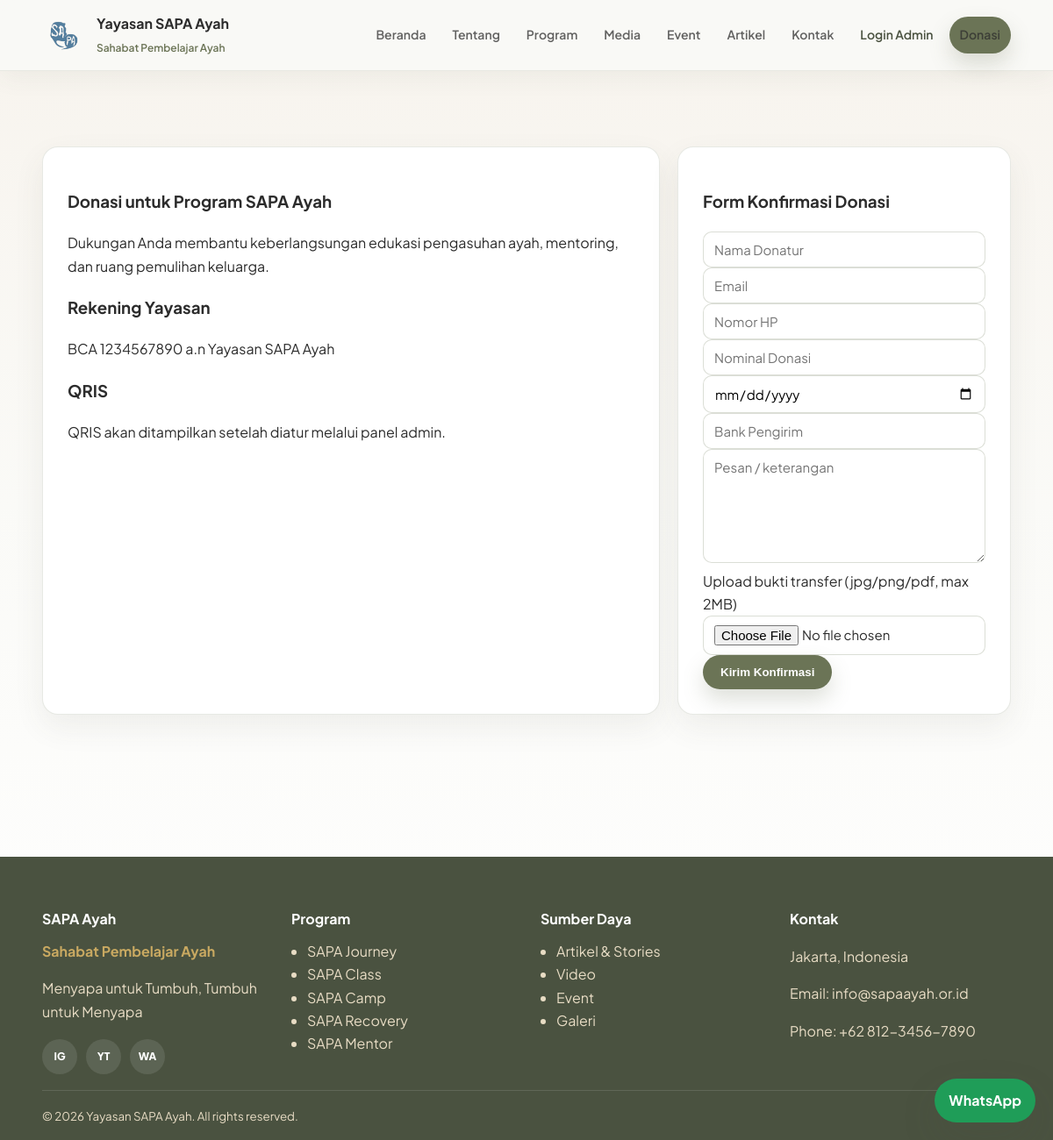
The page /?page=donasi on the database its author committed.
### tables this page shows
CREATE TABLE settings (
    id BIGINT UNSIGNED AUTO_INCREMENT PRIMARY KEY,
    setting_key VARCHAR(120) NOT NULL UNIQUE,
    setting_value LONGTEXT DEFAULT NULL,
    created_at DATETIME DEFAULT CURRENT_TIMESTAMP,
    updated_at DATETIME DEFAULT CURRENT_TIMESTAMP ON UPDATE CURRENT_TIMESTAMP
);

### index.php (called while the page is built, shortened)
<?php
$page = clean_input($_GET['page'] ?? 'home');
$file = __DIR__ . '/modules/frontend/' . $page . '.php';
include $file;

### includes/db.php (called while the page is built, shortened)
<?php
function db(): PDO
{
    static $pdo = null;
    if ($pdo === null) {
        $dsn = sprintf(
            'mysql:host=%s;port=%d;dbname=%s;charset=%s',
            db_config('host'),
            (int) db_config('port', 3306),
            db_config('dbname'),
            db_config('charset', 'utf8mb4')
        );
        $pdo = new PDO($dsn, db_config('username'), db_config('password'), [
            PDO::ATTR_ERRMODE => PDO::ERRMODE_EXCEPTION,
            PDO::ATTR_DEFAULT_FETCH_MODE => PDO::FETCH_ASSOC,
            PDO::ATTR_EMULATE_PREPARES => false,
        ]);
    }
    return $pdo;
}
function db_query(string $sql, array $params = []): PDOStatement
{
    $stmt = db()->prepare($sql);
    $stmt->execute($params);
    return $stmt;
}
function db_one(string $sql, array $params = []): ?array
{
    $data = db_query($sql, $params)->fetch();
    return $data ?: null;
}

### includes/helpers.php (called while the page is built, shortened)
<?php
function app_config(?string $key = null, $default = null)
{
    static $config = null;
    if ($config === null) {
        $config = require __DIR__ . '/../config/app.php';
    }
    return $config[$key] ?? $default;
}
function db_config(?string $key = null, $default = null)
{
    static $config = null;
    if ($config === null) {
        $config = require __DIR__ . '/../config/database.php';
    }
    return $config[$key] ?? $default;
}
function base_url(string $path = ''): string
{
    $root = rtrim(app_config('app_url', ''), '/');
    $path = ltrim($path, '/');
    return $path ? $root . '/' . $path : $root;
}
function e(?string $value): string
{
    return htmlspecialchars((string) $value, ENT_QUOTES, 'UTF-8');
}
function setting(string $key, string $default = ''): string
{
    static $cache = [];
    try {
        $row = db_one('SELECT setting_value FROM settings WHERE setting_key = :key LIMIT 1', ['key' => $key]);
        $cache[$key] = $row['setting_value'] ?? $default;
    } catch (Throwable $e) {
        $cache[$key] = $default;
    }
    return $cache[$key];
}

### config/database.php (called while the page is built)
<?php
return [
    'host' => '127.0.0.1',
    'port' => 3306,
    'dbname' => 'sapa_ayah_cms',
    'username' => 'root',
    'password' => '',
    'charset' => 'utf8mb4'
];

### modules/frontend/donasi.php (the view, shortened to what this page needs)
<?php
include __DIR__ . '/../../templates/header.php';
?>
<section class="section">
    <div class="container two-col">
        <article class="content-wrap reveal">
            <h1>Donasi untuk Program SAPA Ayah</h1>
            <p>Dukungan Anda membantu keberlangsungan edukasi pengasuhan ayah, mentoring, dan ruang pemulihan keluarga.</p>
            <h3>Rekening Yayasan</h3>
            <p><?= e(setting('bank_account', 'BCA 1234567890 a.n Yayasan SAPA Ayah')) ?></p>
            <h3>QRIS</h3>
            <?php if (setting('qris_image')): ?>
                <img src="<?= upload_url(setting('qris_image')) ?>" alt="QRIS">
            <?php else: ?>
                <p>QRIS akan ditampilkan setelah diatur melalui panel admin.</p>
            <?php endif; ?>
        </article>
        <aside class="content-wrap reveal">
            <h3>Form Konfirmasi Donasi</h3>
            <form method="post" enctype="multipart/form-data">
                <input type="text" name="donor_name" required placeholder="Nama Donatur">
                <input type="email" name="donor_email" placeholder="Email">
                <input type="text" name="donor_phone" placeholder="Nomor HP">
                <input type="number" name="amount" required placeholder="Nominal Donasi">
                <input type="date" name="transfer_date">
                <input type="text" name="bank_name" placeholder="Bank Pengirim">
                <textarea name="message" placeholder="Pesan / keterangan"></textarea>
                <label>Upload bukti transfer (jpg/png/pdf, max 2MB)</label>
                <input type="file" name="proof_file" required>
                <button class="btn" type="submit">Kirim Konfirmasi</button>
            </form>
        </aside>
    </div>
</section>
<?php include __DIR__ . '/../../templates/footer.php'; ?>

### templates/footer.php (shortened to what this page needs)
</main>
<footer class="site-footer">
    <div class="container footer-grid">
        <div>
            <h4>SAPA Ayah</h4>
            <strong>Sahabat Pembelajar Ayah</strong>
            <p><?= e(setting('site_tagline', 'Menyapa untuk Tumbuh, Tumbuh untuk Menyapa')) ?></p>
            <div class="social-links">
                <a href="https://instagram.com/bapakmilenial_" target="_blank" rel="noopener">IG</a>
                <a href="https://youtube.com/@bapakmilenial9081" target="_blank" rel="noopener">YT</a>
                <a href="<?= base_url('?page=kontak') ?>">WA</a>
            </div>
        </div>
        <div>
            <h4>Program</h4>
            <ul>
                <li>SAPA Journey</li>
                <li>SAPA Class</li>
                <li>SAPA Camp</li>
                <li>SAPA Recovery</li>
                <li>SAPA Mentor</li>
            </ul>
        </div>
        <div>
            <h4>Sumber Daya</h4>
            <ul>
                <li><a href="<?= base_url('?page=artikel') ?>">Artikel & Stories</a></li>
                <li><a href="<?= base_url('?page=gallery') ?>">Video</a></li>
                <li><a href="<?= base_url('?page=event') ?>">Event</a></li>
                <li><a href="<?= base_url('?page=gallery') ?>">Galeri</a></li>
            </ul>
        </div>
        <div>
            <h4>Kontak</h4>
            <p><?= e(setting('site_address', 'Jakarta, Indonesia')) ?></p>
            <p>Email: <?= e(setting('site_email', 'info@sapaayah.or.id')) ?></p>
            <p>Phone: <?= e(setting('site_phone', '+62 812-3456-7890')) ?></p>
        </div>
    </div>
    <div class="container footer-bottom">
        <small>&copy; <?= date('Y') ?> Yayasan SAPA Ayah. All rights reserved.</small>
    </div>
</footer>
<a class="wa-float" target="_blank" rel="noopener" href="https://wa.me/<?= e(setting('whatsapp_number', '6281234567890')) ?>">WhatsApp</a>
</body>
</html>

### assets/css/style.css (style rules this page uses)
:root { --bg: #f5f9ff; --surface: #ffffff; --surface-soft: #eaf3ff; --primary: #5f87ab; --primary-dark: #2f5f89; --text: #17324b; --muted: #5e7487; --border: #d9e6f3; --success: #20a46a; --danger: #d94747; --radius: 16px; --shadow: 0 12px 30px rgba(40, 78, 109, 0.12); }
* { box-sizing: border-box; }
html { scroll-behavior: smooth; }
body { margin: 0; font-family: 'Plus Jakarta Sans', 'Manrope', sans-serif; color: var(--text); background: radial-gradient(circle at 10% 10%, #eff7ff 0%, #f6faff 35%, #ffffff 100%); line-height: 1.65; }
a { color: inherit; text-decoration: none; }
.container { width: min(1180px, 92%); margin-inline: auto; }
.btn { display: inline-flex; align-items: center; justify-content: center; gap: 8px; padding: 12px 20px; border: 0; border-radius: 12px; cursor: pointer; background: linear-gradient(135deg, var(--primary), var(--primary-dark)); color: #fff; font-weight: 700; box-shadow: var(--shadow); transition: transform .2s ease, opacity .2s ease; }
.section { padding: 48px 0; }
.content-wrap { background: var(--surface); border: 1px solid var(--border); border-radius: var(--radius); padding: 24px; }
.two-col { display: grid; grid-template-columns: 1fr 360px; gap: 20px; }
.field, textarea, select, input:not([type='checkbox']):not([type='radio']) { width: 100%; border: 1px solid var(--border); border-radius: 10px; padding: 10px 12px; font-family: inherit; font-size: 15px; }
textarea { min-height: 130px; resize: vertical; }
.site-footer { margin-top: 62px; background: #0f273b; color: #d8e6f2; padding-top: 42px; }
.footer-grid { display: grid; grid-template-columns: repeat(4, 1fr); gap: 18px; }
.footer-grid h4 { margin: 0 0 10px; color: #fff; }
.footer-grid p, .footer-grid li { color: #b7cce0; }
.footer-grid ul { margin: 0; padding-left: 18px; }
.footer-bottom { border-top: 1px solid rgba(255, 255, 255, 0.12); padding: 15px 0; margin-top: 18px; }
.wa-float { position: fixed; bottom: 20px; right: 20px; background: #1fa858; color: #fff; border-radius: 999px; padding: 12px 16px; box-shadow: var(--shadow); z-index: 50; font-weight: 700; }
.reveal { opacity: 0; transform: translateY(18px); transition: .6s ease; }
.reveal.show { opacity: 1; transform: translateY(0); }
:root { --bg: #fafaf7; --surface: #ffffff; --surface-soft: #f5f0e8; --primary: #6b7456; --primary-dark: #4a5240; --secondary: #8b9474; --accent: #c9a961; --brown: #8b7355; --text: #2c2c2c; --muted: #6b6b6b; --border: rgba(107, 116, 86, 0.18); --success: #3f9d6e; --danger: #c75146; --radius: 16px; --shadow: 0 18px 45px rgba(74, 82, 64, 0.12); }
body { color: var(--text); background: linear-gradient(180deg, rgba(245, 240, 232, 0.78) 0%, rgba(250, 250, 247, 0.95) 46%, #ffffff 100%); }
.container { width: min(1200px, 92%); }
.btn { border-radius: 999px; background: var(--primary); box-shadow: 0 12px 25px rgba(107, 116, 86, 0.22); }
.section { padding: 86px 0; }
.feature-copy, .quote-card, .content-wrap, .card, .testimonial, .value-card, .journey-card, .media-feature, .media-list { border: 1px solid rgba(107, 116, 86, 0.16); border-radius: 18px; background: #ffffff; box-shadow: 0 14px 34px rgba(74, 82, 64, 0.08); }
.content-wrap { padding: 28px; }
.two-col { grid-template-columns: minmax(0, 1fr) minmax(320px, 380px); }
input:not([type='checkbox']):not([type='radio']), textarea, select { border-color: rgba(107, 116, 86, 0.24); background: #ffffff; }
.site-footer { margin-top: 76px; padding-top: 58px; color: #e8dcc4; background: var(--primary-dark); }
.footer-grid { gap: 32px; }
.footer-grid h4 { color: #ffffff; }
.footer-grid strong { display: block; margin-bottom: 12px; color: var(--accent); }
.footer-grid p, .footer-grid li, .footer-grid a { color: #e8dcc4; }
.social-links { display: flex; gap: 10px; margin-top: 18px; }
.social-links a { display: grid; place-items: center; width: 40px; height: 40px; border-radius: 999px; background: rgba(255, 255, 255, 0.1); color: #ffffff; font-size: 12px; font-weight: 800; }
.footer-bottom { border-top-color: rgba(255, 255, 255, 0.12); }
.wa-float { background: #1f9d58; }

### rows shown on the page
settings: setting_value "BCA 1234567890 a.n Yayasan SAPA Ayah"
settings: setting_value "Menyapa untuk Tumbuh, Tumbuh untuk Menyapa"
settings: setting_value "Jakarta, Indonesia"
settings: setting_value "info@sapaayah.or.id"
settings: setting_value "+62 812-3456-7890"
